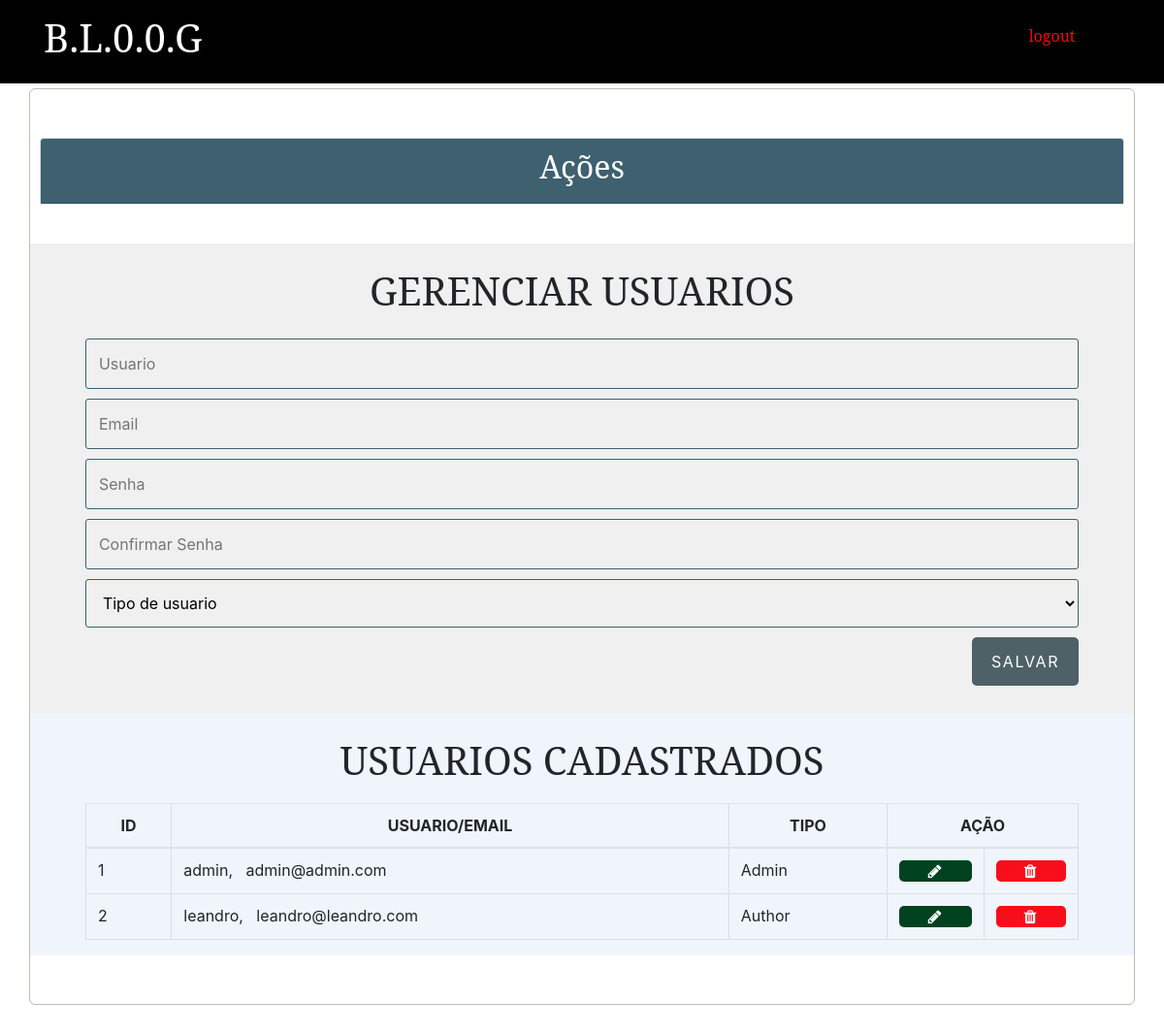
/admin/users.php, run on the app's committed database.
### tables this page shows
CREATE TABLE `users` (
  `id` int(11) NOT NULL,
  `username` varchar(255) NOT NULL,
  `email` varchar(255) NOT NULL,
  `role` enum('Author','Admin') DEFAULT NULL,
  `password` varchar(255) NOT NULL,
  `created_at` timestamp NULL DEFAULT CURRENT_TIMESTAMP,
  `updated_at` timestamp NULL DEFAULT NULL
);

### admin/includes/admin_functions.php (called while the page is built, shortened)
<?php
$isEditingUser = false;
$username = "";
$email = "";
function getAdminUsers(){
	global $conn, $roles;
	$sql = "SELECT * FROM users WHERE role IS NOT NULL";
	$result = mysqli_query($conn, $sql);
	$users = mysqli_fetch_all($result, MYSQLI_ASSOC);
	return $users;
}
?>

### admin/users.php (the view, shortened to what this page needs)
<?php include('../config.php'); ?>
<?php include(ROOT_PATH . '/admin/includes/admin_functions.php'); ?>
<?php include(ROOT_PATH . '/admin/includes/bootstrap.php'); ?>
<?php
	$admins = getAdminUsers();
?>
<?php include(ROOT_PATH . '/admin/includes/head_section.php'); ?>
</head>
<body>
	<?php include(ROOT_PATH . '/admin/includes/navbar.php') ?>
	<div class="container content">
		<?php include(ROOT_PATH . '/admin/includes/menu.php') ?>
		<div class="action">
			<h1 class="page-title">GERENCIAR USUARIOS</h1>
			<form method="post" action="<?php echo BASE_URL . 'admin/users.php'; ?>" >
				<input type="text" name="username" value="<?php echo $username; ?>" placeholder="Usuario" required autofocus>
				<input type="email" name="email" value="<?php echo $email ?>" placeholder="Email" required autofocus>
				<input type="password" name="password" placeholder="Senha" required autofocus>
				<input type="password" name="passwordConfirmation" placeholder="Confirmar Senha" required autofocus>
				<select name="role" required autofocus>
					<option value="" selected disabled>Tipo de usuario</option>
				</select>
				<?php if ($isEditingUser === true): ?>
					<button type="submit" class="btn" name="update_admin">ATUALIZAR</button>
				<?php else: ?>
					<button type="submit" class="btn" name="create_admin">SALVAR</button>
				<?php endif ?>
			</form>
		</div>
		<div class="table-div">
						<h1 class="page-title">USUARIOS CADASTRADOS</h1>
			<?php if (empty($admins)): ?>
				<h1>No admins in the database.</h1>
			<?php else: ?>
				<table class="table">
					<thead>
						<th>ID</th>
						<th>USUARIO/EMAIL</th>
						<th>TIPO</th>
						<th colspan="2">AÇÃO</th>
					</thead>
					<tbody>
					<?php foreach ($admins as $key => $admin): ?>
						<tr>
							<td><?php echo $key + 1; ?></td>
							<td>
								<?php echo $admin['username']; ?>, &nbsp;
								<?php echo $admin['email']; ?>
							</td>
							<td><?php echo $admin['role']; ?></td>
							<td>
								<a class="fa fa-pencil btn edit"
									href="users.php?edit-admin=<?php echo $admin['id'] ?>">
								</a>
							</td>
							<td>
								<a class="fa fa-trash btn delete"
								    href="users.php?delete-admin=<?php echo $admin['id'] ?>">
								</a>
							</td>
						</tr>
					<?php endforeach ?>
					</tbody>
				</table>
			<?php endif ?>
		</div>
	</div>
</body>
</html>

### static/css/admin_styling.css (style rules this page uses)
* { margin: 0px; padding: 0px; }
a { text-decoration: none; }
h1, h2, h3, h4, h5, h6 { font-family: 'Noto Serif', serif; }
form { width: 60%; margin: 5px auto; padding-bottom: 50px; }
form input[type=file], input[type=email], input[type=password], input[type=text], form select, form textarea { width: 100%; display: block; padding: 13px 13px; font-size: 1em; margin: 5px auto 10px; border-radius: 3px; box-sizing : border-box; background: transparent; border: 1px solid #3E606F; }
form button { float: right; margin-left: 24%; }
table { border-collapse: collapse; width: 70%; margin: 20px auto; }
th, td { padding: 8px; text-align: left; border: 1px solid #ddd; }
th { text-align: center; }
.btn { color: white; background: #4E6166; text-align: center; border: none; border-radius: 5px; display: block; letter-spacing: .1em; padding: 13px 20px; text-decoration: none; }
.container { width: 95%; margin: 5px auto 50px; border: 1px solid #BFBCB3; padding: 10px 0px 50px; border-radius: 6px; }
.container:after { content: ""; display: block; clear: both; }
.container.content .action { width: 100%; float: left; text-align: center; background-color: #F0F0F0 }
.container.content .action form { width: 90%; }
.container.content .action .page-title { margin: 25px; }
.table-div { float: left; width: 100%; background-color: #EFF5FB; text-align: center; }
.table-div table { width: 90%; }
.table-div a.fa { color: white; padding: 3px; }
.table-div .edit { background: #004220; }
.table-div .delete { background: #F70E1A; }

### data on the page
users: username "admin", email "admin@admin.com", role "Admin"
users: username "leandro", email "leandro@leandro.com", role "Author"
